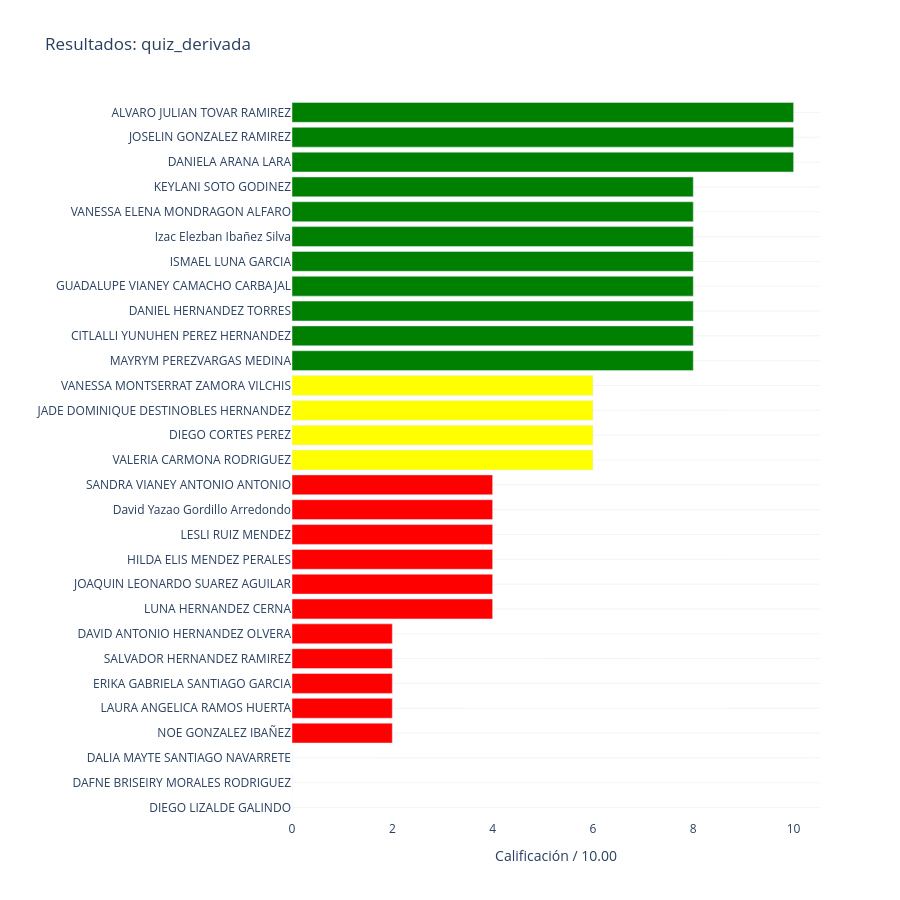

Notebook code cell kept with this figure:
### Code cell
df_1 = df_final.sort_values(by='quiz_derivada', ascending=True).copy()
colores_1 = df_1['quiz_derivada'].apply(lambda x: clasificar_alumno(x)[1])

fig2 = go.Figure(go.Bar(
    x=df_1['quiz_derivada'],
    y=df_1['Nombre Completo'],
    orientation='h',
    marker_color=colores_1
))

fig2.update_layout(
    title='Resultados: quiz_derivada',
    xaxis_title='Calificación / 10.00',
    yaxis_title='',
    height=900,
    plot_bgcolor='white',
    yaxis=dict(gridcolor='rgba(200, 200, 200, 0.2)')
)

fig2.show()

### Figure 1 — Plotly figure (JSON) as saved in the notebook; plotly's stock layout.template omitted (floating-point values rounded to 4 significant figures)
{"data": [{"marker": {"color": ["red", "red", "red", "red", "red", "red", "red", "red", "red", "red", "red", "red", "red", "red", "yellow", "yellow", "yellow", "yellow", "green", "green", "green", "green", "green", "green", "green", "green", "green", "green", "green"]}, "orientation": "h", "type": "bar", "x": [0.0, 0.0, 0.0, 2.0, 2.0, 2.0, 2.0, 2.0, 4.0, 4.0, 4.0, 4.0, 4.0, 4.0, 6.0, 6.0, 6.0, 6.0, 8.0, 8.0, 8.0, 8.0, 8.0, 8.0, 8.0, 8.0, 10.0, 10.0, 10.0], "y": ["DIEGO LIZALDE GALINDO", "DAFNE BRISEIRY MORALES RODRIGUEZ", "DALIA MAYTE SANTIAGO NAVARRETE", "NOE GONZALEZ IBAÑEZ", "LAURA ANGELICA RAMOS HUERTA", "ERIKA GABRIELA SANTIAGO GARCIA", "SALVADOR HERNANDEZ RAMIREZ", "DAVID ANTONIO HERNANDEZ OLVERA", "LUNA HERNANDEZ CERNA", "JOAQUIN LEONARDO SUAREZ AGUILAR", "HILDA ELIS MENDEZ PERALES", "LESLI RUIZ MENDEZ", "David Yazao Gordillo Arredondo", "SANDRA VIANEY ANTONIO ANTONIO", "VALERIA CARMONA RODRIGUEZ", "DIEGO CORTES PEREZ", "JADE DOMINIQUE DESTINOBLES HERNANDEZ", "VANESSA MONTSERRAT ZAMORA VILCHIS", "MAYRYM PEREZVARGAS MEDINA", "CITLALLI YUNUHEN PEREZ HERNANDEZ", "DANIEL HERNANDEZ TORRES", "GUADALUPE VIANEY CAMACHO CARBAJAL", "ISMAEL LUNA GARCIA", "Izac Elezban Ibañez Silva", "VANESSA ELENA MONDRAGON ALFARO", "KEYLANI SOTO GODINEZ", "DANIELA ARANA LARA", "JOSELIN GONZALEZ RAMIREZ", "ALVARO JULIAN TOVAR RAMIREZ"]}], "layout": {"height": 900, "plot_bgcolor": "white", "title": {"text": "Resultados: quiz_derivada"}, "xaxis": {"title": {"text": "Calificación / 10.00"}}, "yaxis": {"gridcolor": "rgba(200, 200, 200, 0.2)", "title": {"text": ""}}}}
